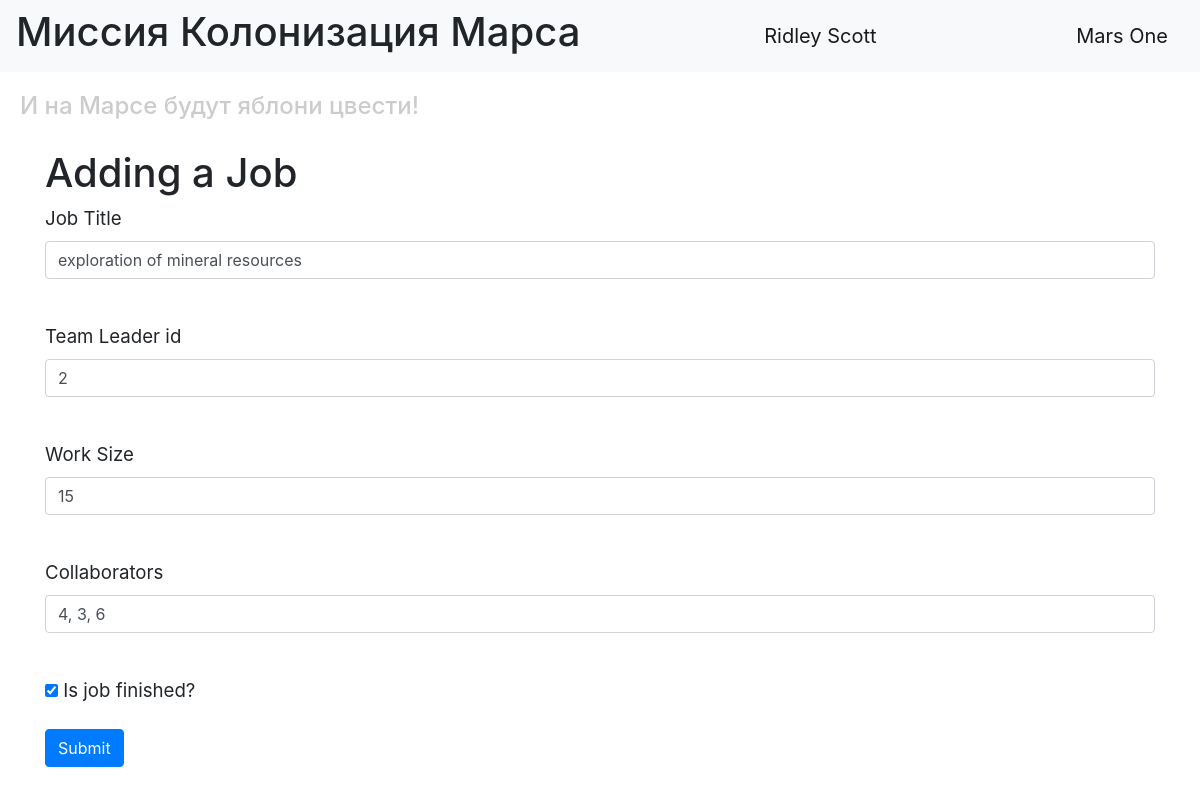
The page /editjob/2 (signed in) on the database its author committed.
### data/users.py (models this page shows, shortened)
class User(SqlAlchemyBase, UserMixin, SerializerMixin):
    __tablename__ = 'users'
    id = sqlalchemy.Column(sqlalchemy.Integer, primary_key=True, autoincrement=True)
    surname = sqlalchemy.Column(sqlalchemy.String, nullable=True)
    name = sqlalchemy.Column(sqlalchemy.String, nullable=True)
    age = sqlalchemy.Column(sqlalchemy.Integer, nullable=True)
    position = sqlalchemy.Column(sqlalchemy.String, nullable=True)
    speciality = sqlalchemy.Column(sqlalchemy.String, nullable=True)
    address = sqlalchemy.Column(sqlalchemy.String, nullable=True)
    email = sqlalchemy.Column(sqlalchemy.String, index=True, unique=True, nullable=True)
    hashed_password = sqlalchemy.Column(sqlalchemy.String, nullable=True)
    modifed_date = sqlalchemy.Column(sqlalchemy.DateTime, default=datetime.datetime.now)
    jobs = orm.relation("Jobs", back_populates='user')

### data/jobs.py (models this page shows, shortened)
class Jobs(SqlAlchemyBase, SerializerMixin):
    __tablename__ = 'jobs'
    id = sqlalchemy.Column(sqlalchemy.Integer, primary_key=True)
    job = sqlalchemy.Column(sqlalchemy.String, nullable=True)
    work_size = sqlalchemy.Column(sqlalchemy.Integer, nullable=True, default=0)
    collaborators = sqlalchemy.Column(sqlalchemy.String, nullable=True)
    start_date = sqlalchemy.Column(sqlalchemy.String, default=datetime.datetime.now)
    end_date = sqlalchemy.Column(sqlalchemy.String, default=datetime.datetime.now)
    is_finished = sqlalchemy.Column(sqlalchemy.Boolean, default=True)
    team_leader = sqlalchemy.Column(sqlalchemy.Integer, sqlalchemy.ForeignKey("users.id"))
    user = orm.relation('User')

### main.py (the view, shortened to what this page needs)
@app.route('/editjob/<int:job_id>', methods=['GET', 'POST'])
@login_required
def editjob(job_id):
    add_form = AddJobForm()
    if request.method == "GET":
        db_sess = db_session.create_session()
        if current_user.id == 1:
            jobs = db_sess.query(Jobs).filter(Jobs.id == job_id,
                                              ).first()
        else:
            jobs = db_sess.query(Jobs).filter(Jobs.id == job_id,
                                              Jobs.user == current_user
                                              ).first()
        if jobs:
            add_form.job.data = jobs.job
            add_form.team_leader.data = jobs.team_leader
            add_form.work_size.data = jobs.work_size
            add_form.collaborators.data = jobs.collaborators
            add_form.is_finished.data = jobs.is_finished
        else:
            abort(404)
    return render_template('addjob.html',
                           title='Редактирование новости',
                           form=add_form
                           )

### data/add_job.py
class AddJobForm(FlaskForm):
    job = StringField('Job Title', validators=[DataRequired()])
    team_leader = IntegerField('Team Leader id', validators=[DataRequired()])
    work_size = StringField('Work Size', validators=[DataRequired()])
    collaborators = StringField('Collaborators', validators=[DataRequired()])
    is_finished = BooleanField('Is job finished?')
    submit = SubmitField('Submit')

### data/db_session.py (called while the page is built)
def create_session() -> Session:
    global __factory
    return __factory()

### main.py (called while the page is built)
@login_manager.user_loader
def load_user(user_id):
    db_sess = db_session.create_session()
    return db_sess.query(User).get(user_id)

### templates/addjob.html (shortened to what this page needs)
{% extends "base.html" %}
{% block content %}
<h1>Adding a Job</h1>
<form action="" method="post">
    <p>
        {{ form.job.label }}<br>
        {{ form.job(class="form-control") }}<br>
    </p>
    <p>
        {{ form.team_leader.label }}<br>
        {{ form.team_leader(class="form-control") }}<br>
    </p>
    <p>
        {{ form.work_size.label }}<br>
        {{ form.work_size(class="form-control") }}<br>
    </p>
    <p>
        {{ form.collaborators.label }}<br>
        {{ form.collaborators(class="form-control") }}<br>
    </p>
    <p>{{ form.is_finished() }} {{ form.is_finished.label }}</p>
    <p>{{ form.submit(type="submit", class="btn btn-primary") }}</p>
</form>
{% endblock %}

### templates/base.html (shortened to what this page needs)
<!DOCTYPE html>
<html lang="en">
<head>
    <link rel="stylesheet" href="https://stackpath.bootstrapcdn.com/bootstrap/4.4.1/css/bootstrap.min.css"
>
    <link rel="stylesheet" type="text/css" href="../static/css/style.css"/>
</head>
<body>
<header>
    <nav class="navbar navbar-light bg-light">
        <h1>Миссия Колонизация Марса</h1>
        {% if current_user.is_authenticated %}
        <a class="navbar-brand" href="/logout">{{ current_user.name }} {{ current_user.surname }}</a>
        {% else %}
        <p>
            <a class="btn btn-primary " href="/register">Register</a>
            <a class="btn btn-success" href="/login">Log in</a>
        </p>
        {% endif %}
        <a class="navbar-brand" href="#">Mars One</a>
    </nav>
    <h4>И на Марсе будут яблони цвести!</h4>
</header>
<main role="main" class="container">
    {% block content %}{% endblock %}
</main>
</body>
</html>

### static/css/style.css (style rules this page uses)
h4 { color: #cccccc; padding: 20px; }
p { font-size: 14pt; }

### rows shown on the page
User: name "Ridley", surname "Scott"
Jobs: job "exploration of mineral resources", team_leader "2", work_size "15", collaborators "4, 3, 6", is_finished "☑"
